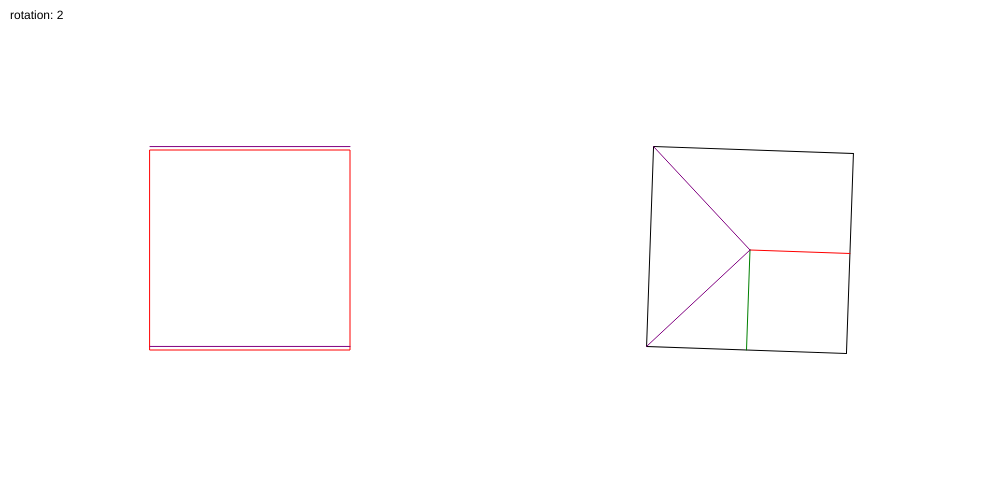
Frame 1 (no input)
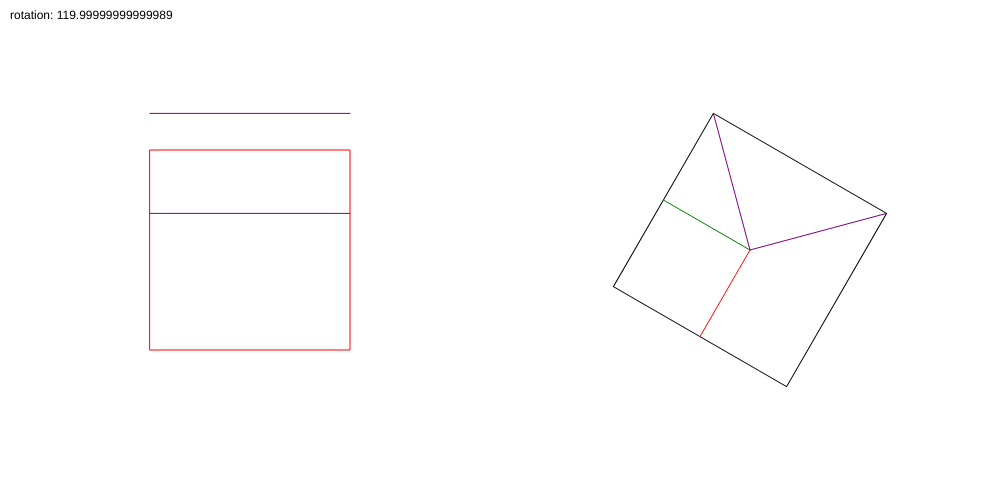
Frame 60 (no input)
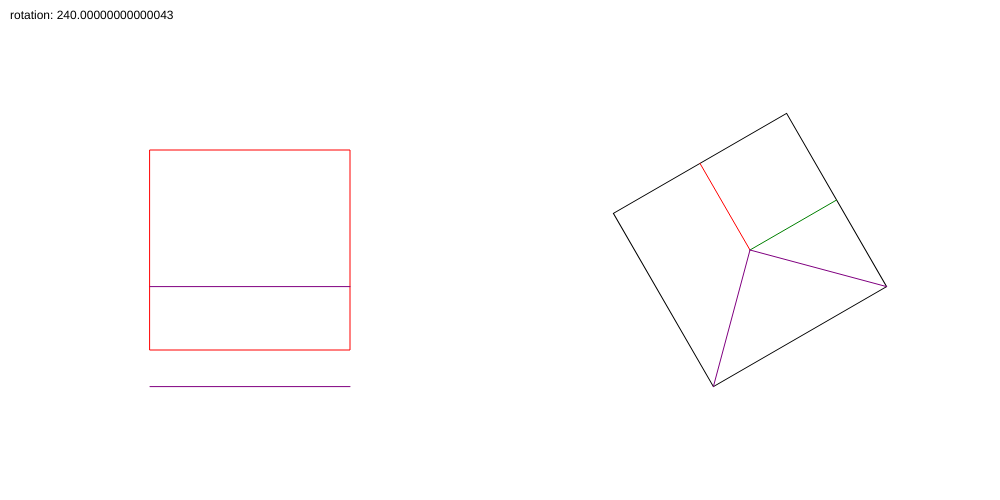
Frame 120 (the mouse pressed at the canvas centre since frame 60)

The p5.js sketch that drew these frames (run headless with seeded random() and noise() and a simulated clock; from frame 60 on, the mouse is pressed at the canvas centre):

// p5.js sketch
// ── sketch.js
const WIDTH = 1000;
const HEIGHT = 500;
const DRAW_SIZE = 200;
const HALF_DRAW_SIZE = DRAW_SIZE/2;
const ROTATION_TIME = 3000;

let FRONT_TOP_CORNER;
let FRONT_BOTTOM_CORNER;

function setup() {
  createCanvas(WIDTH, HEIGHT);
  FRONT_TOP_CORNER = createVector(-1, -1);
  FRONT_BOTTOM_CORNER = createVector(-1, 1);
}

function draw() {
  push();
  const t = millis() / ROTATION_TIME;
  const currentAngle = (t * TAU) % TAU;
  
  background("white");
  textAlign(LEFT, TOP);
  text(`rotation: ${degrees(currentAngle)}`, 10, 10);
  
  translate(WIDTH / 4, HEIGHT / 2);
  
  push();
  noFill();
  stroke("red");
  rect(-HALF_DRAW_SIZE,-HALF_DRAW_SIZE, DRAW_SIZE, DRAW_SIZE);
  pop();
  
  const currentAngleDirY = sin(currentAngle);
  const currentAngleCrossDirY = cos(currentAngle);
  
  const bottomEdgeY = (currentAngleDirY * FRONT_BOTTOM_CORNER.x + currentAngleCrossDirY * FRONT_BOTTOM_CORNER.y) * HALF_DRAW_SIZE;
  const topEdgeY = (currentAngleDirY * FRONT_TOP_CORNER.x + currentAngleCrossDirY * FRONT_TOP_CORNER.y) * HALF_DRAW_SIZE;
  push();
  stroke("purple");
  line(-HALF_DRAW_SIZE, bottomEdgeY, HALF_DRAW_SIZE, bottomEdgeY);
  line(-HALF_DRAW_SIZE, topEdgeY, HALF_DRAW_SIZE, topEdgeY);
  pop();
  
  translate(WIDTH/2,0)
  
  push();
  rotate(currentAngle);
  rect(-HALF_DRAW_SIZE,-HALF_DRAW_SIZE, DRAW_SIZE, DRAW_SIZE);
  pop();
  
  const currentAngleDir = createVector(cos(currentAngle), sin(currentAngle));
  const currentAngleYDir = createVector(-currentAngleDir.y, currentAngleDir.x);
  
  stroke("red");
  line(
    0, 0,
    currentAngleDir.x * HALF_DRAW_SIZE,
    currentAngleDir.y * HALF_DRAW_SIZE,
  );
  stroke("green");
  line(
    0, 0,
    currentAngleYDir.x * HALF_DRAW_SIZE,
    currentAngleYDir.y * HALF_DRAW_SIZE,
  );
  
  stroke("purple");
  const frontBottomCornerRotated = currentAngleDir.copy().mult(FRONT_BOTTOM_CORNER.x).add(
    currentAngleYDir.copy().mult(FRONT_BOTTOM_CORNER.y)
  );
  line(0, 0, frontBottomCornerRotated.x * HALF_DRAW_SIZE, frontBottomCornerRotated.y * HALF_DRAW_SIZE);
  const frontTopCornerRotated = currentAngleDir.copy().mult(FRONT_TOP_CORNER.x).add(
    currentAngleYDir.copy().mult(FRONT_TOP_CORNER.y)
  );
  line(0, 0, frontTopCornerRotated.x * HALF_DRAW_SIZE, frontTopCornerRotated.y * HALF_DRAW_SIZE);
  pop();
}
